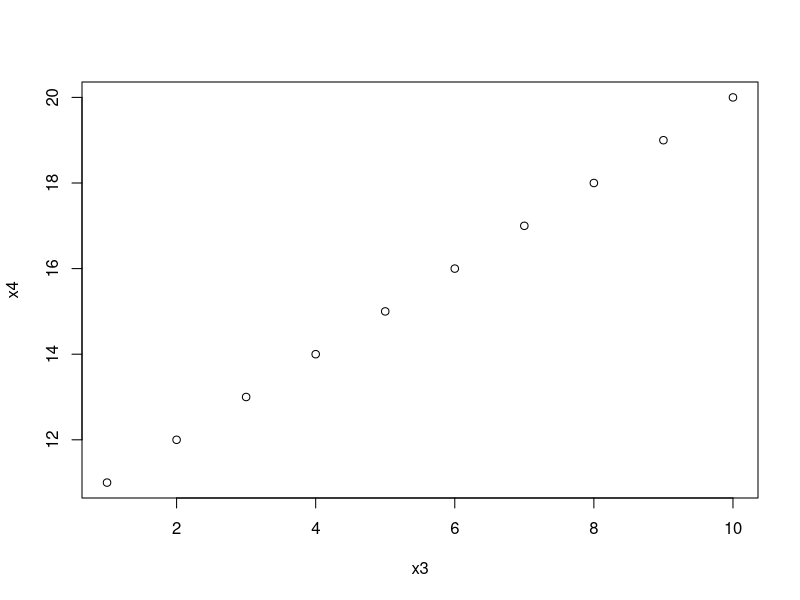
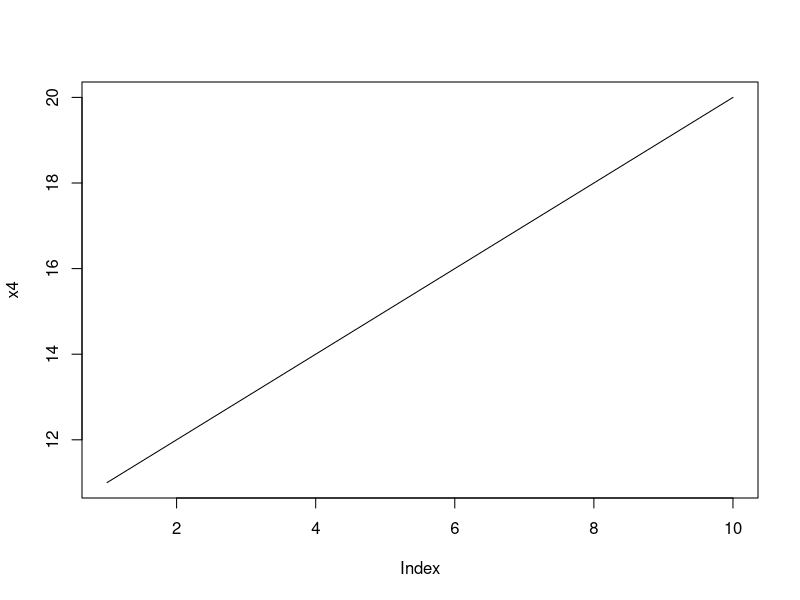

Write R code to recreate these figures, in order.

#######################################################
# This is the R script for the "The basics of using R" (Part 2) 
# Introduction into R programming
#######################################################

1 + 1

2 + 2

3 + 3

10 / 2

5 * (2 + 2)

x1 <- 4 - 20

x1

x2 <- 7

x2

x1 * x2

x3 <- 1:10

x4 <- 11:20

x3 + x4

log(x3)

log10(x4)

install.packages("tidyverse")

library(tidyverse)

plot(x3, x4)

plot(x4 ~ x4, type="l")




